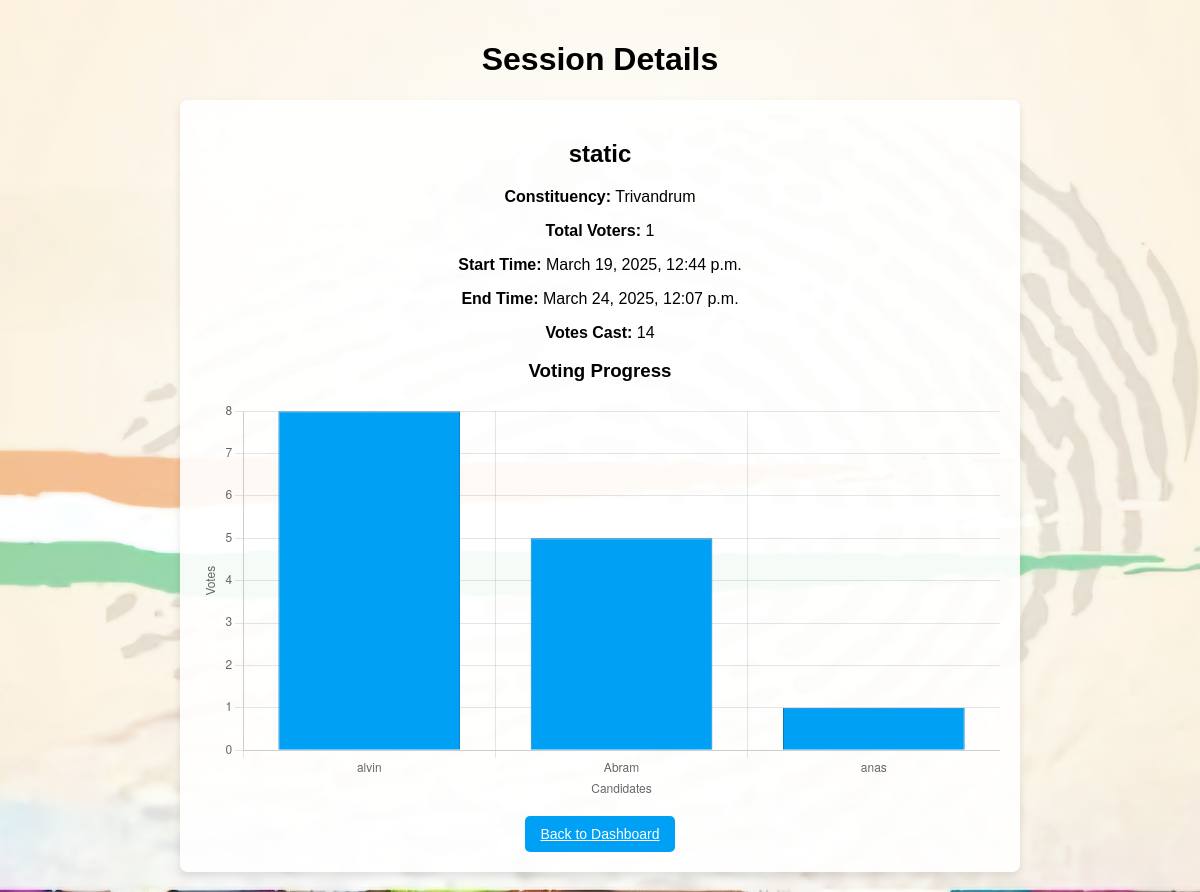
The app's page /session/1/, older data.
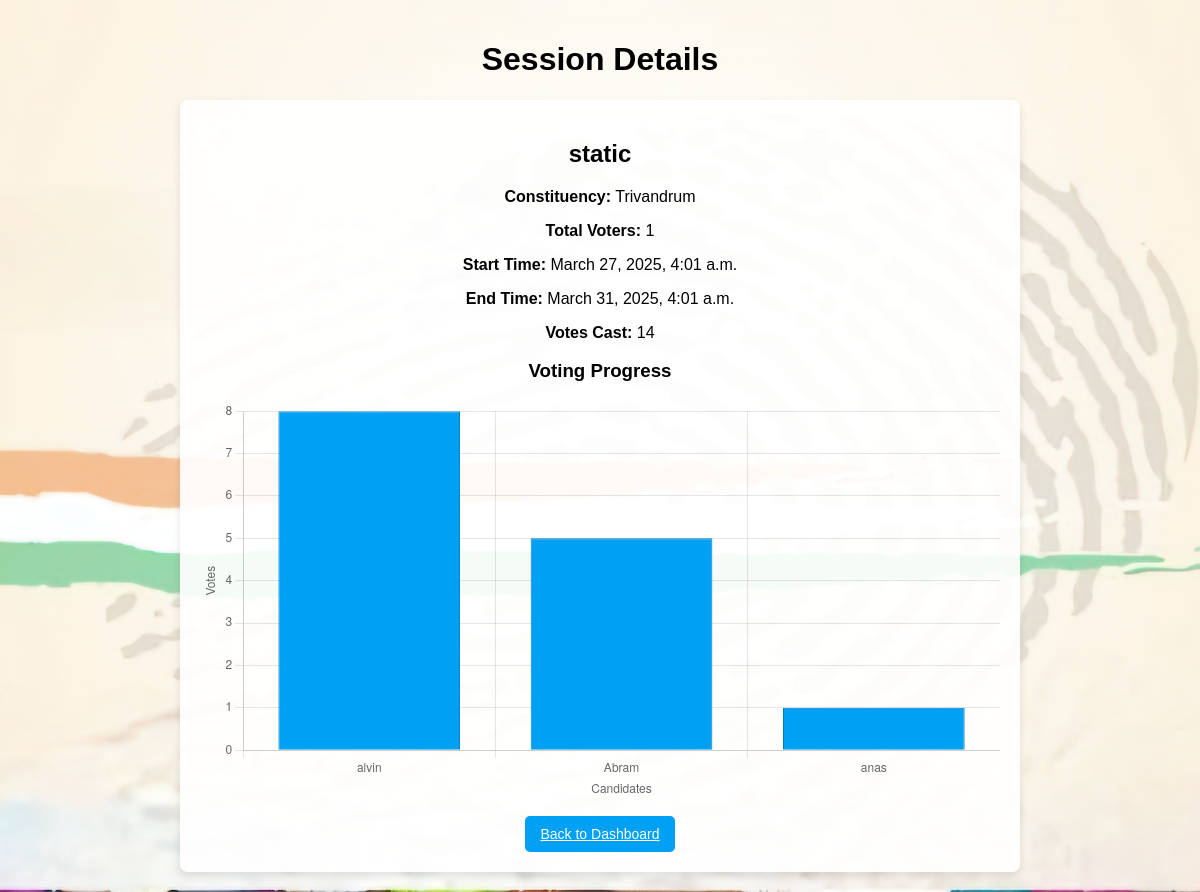
The same page, newer data.
### manager/models.py (models this page shows, shortened)
class VotingSession(models.Model):
    name = models.CharField(max_length=100)
    constituency = models.ForeignKey(Constituency, on_delete=models.CASCADE, null=True, blank=True)
    start_time = models.DateTimeField()
    end_time = models.DateTimeField()
    status = models.CharField(
        max_length=10,
        choices=[('Active', 'Active'), ('Inactive', 'Inactive')],
        default='Inactive'
    )
    voted_users = models.ManyToManyField(Voter, blank=True)

class Constituency(models.Model):
    constituency = models.CharField(max_length=100, unique=True)
    def __str__(self):
        return self.constituency

### manager/views.py (the view)
# urls.py: path('session/<int:session_id>/', views.session_details, name='session_details'),
def session_details(request, session_id):
    session = get_object_or_404(VotingSession, id=session_id)
    candidates_data = VoteCount.objects.filter(session=session).order_by('-total_votes')
    total_voters = session.constituency.voter_set.count()
    voters = Voter.objects.filter(constituency=session.constituency)
    total_votes = candidates_data.aggregate(total=models.Sum('total_votes'))['total'] or 0
    print("Candidates in session:", [f"{c.candidate.name} - {c.total_votes}" for c in candidates_data])
    context = {
        "session": session,
        "candidates": candidates_data,
        "total_voters": total_voters,
        "total_votes": total_votes,
        "voters":voters
    }
    return render(request, "session_details.html", context)

### templates/session_details.html (shortened to what this page needs)
{% load static %}
<!DOCTYPE html>
<html lang="en">
<head>
</head>
<body>
    <h1>Session Details</h1>
    <div class="container">
        <h2>{{ session.name }}</h2>
        <p><strong>Constituency:</strong> {{ session.constituency }}</p>
        <p><strong>Total Voters:</strong> {{ total_voters }}</p>
        <p><strong>Start Time:</strong> {{ session.start_time }}</p>
        <p><strong>End Time:</strong> {{ session.end_time }}</p>
        <p><strong>Votes Cast:</strong> {{ total_votes }}</p>
        <h3>Voting Progress</h3>
        <canvas id="voteChart" class="chart-container"></canvas>
        <a href="{% url 'dashboard' %}" class="btn">Back to Dashboard</a>
    </div>
    <script>
        document.addEventListener("DOMContentLoaded", function () {
            var candidateNames = [{% for candidate in candidates %}"{{ candidate.candidate.name }}",{% endfor %}];
            var voteCounts = [{% for candidate in candidates %}{{ candidate.total_votes }},{% endfor %}];
            console.log("Candidate Names:", candidateNames);
            console.log("Vote Counts:", voteCounts);
            var ctx = document.getElementById('voteChart').getContext('2d');
            var voteChart = new Chart(ctx, {
                type: 'bar',
                data: {
                    labels: candidateNames, // Candidate names on x-axis
                    datasets: [{
                        label: 'Votes',
                        data: voteCounts,
                        backgroundColor: '#00a0f5',
                        borderColor: '#007ac1',
                        borderWidth: 1
                    }]
                },
                options: {
                    responsive: true,
                    plugins: {
                        legend: { display: false }, // Hide legend
                    },
                    scales: {
                        y: { beginAtZero: true, title: { display: true, text: 'Votes' } },
                        x: { title: { display: true, text: 'Candidates' } }
                    }
                }
            });
        });
    </script>
</body>
</html>

Row changes from the older to the newer data that the page shows:
changed VotingSession "static": start_time "March 19, 2025, 12:44 p.m." → "March 27, 2025, 4:01 a.m."; end_time "March 24, 2025, 12:07 p.m." → "March 31, 2025, 4:01 a.m."
